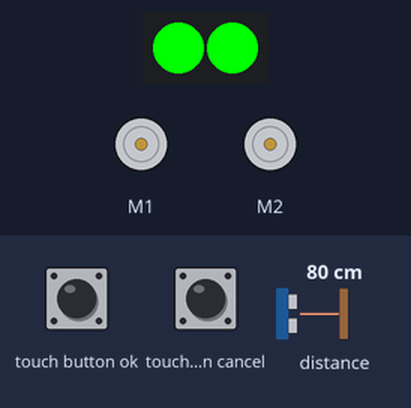
The program below on a simulated MicroPython board. Shown: 2 × DC motor (green arrow = forward, orange = backward, longer = faster), 2 RGB LEDs in strip order, left to right. Inputs (shaded band) come from the test bench; at power-on: touch button ok LOW, distance to the obstacle 80 cm, touch button cancel LOW.

Above: at 5.0 s.
5.1 s: touch button ok pulled HIGH for 0.15 s
At 5.7 s:
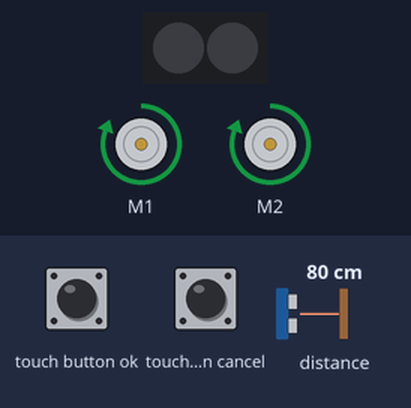
6.7 s: distance to the obstacle set to 2 cm
At 7.6 s:
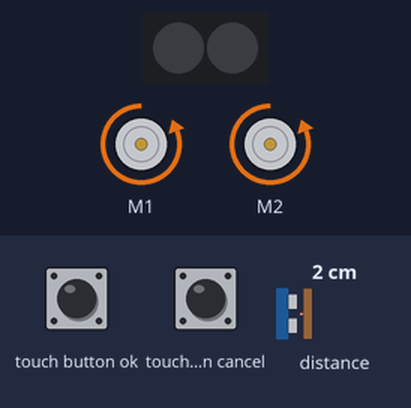
8.2 s: distance to the obstacle set to 4 cm
At 9.4 s:
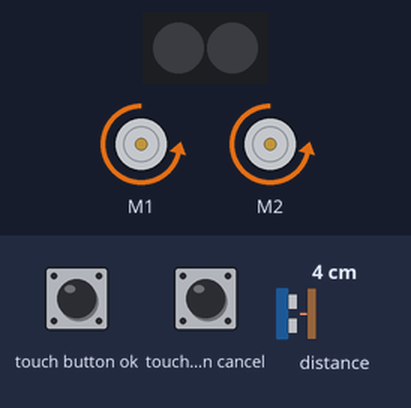
9.7 s: distance to the obstacle set to 9 cm
At 10.9 s:
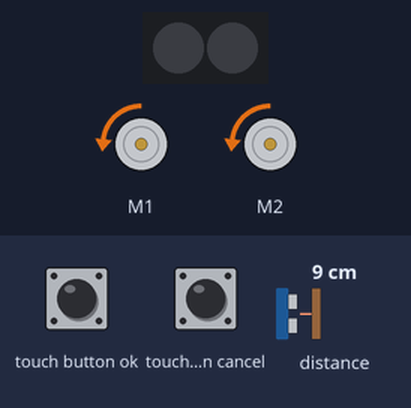
11.2 s: distance to the obstacle set to 18 cm
At 11.7 s:
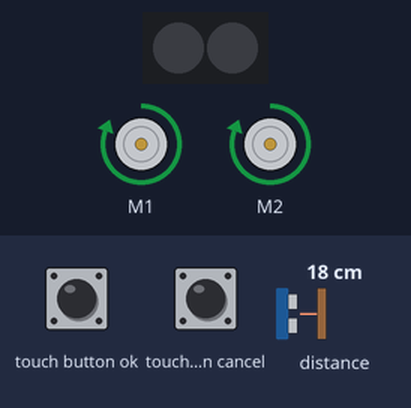
12.7 s: touch button cancel pulled HIGH for 0.15 s
At 13.5 s:
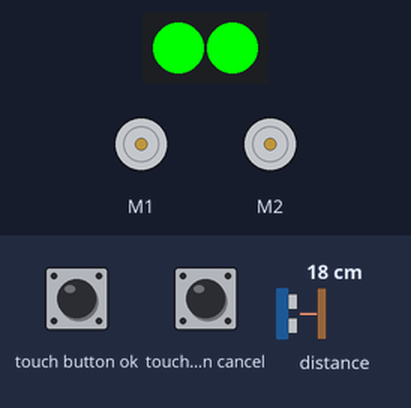
Timing chart, 0 to 15.3 s (numbered marks = the images above; inputs shaded):
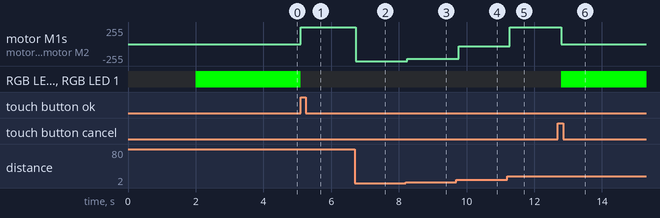

The program:

hand_follower.py
```python
from arduino_alvik import ArduinoAlvik
from time import sleep_ms


def run_hand_follower(alvik):
    reference = 10.0
    alvik.left_led.set_color(0, 0, 0)
    alvik.right_led.set_color(0, 0, 0)
    L, CL, C, CR, R = alvik.get_distance()
    error = C - reference
    alvik.set_wheels_speed(error * 10, error * 10)
    sleep_ms(100)


if __name__ == "__main__":

    alvik = ArduinoAlvik()
    alvik.begin()

    alvik.left_led.set_color(0, 1, 0)
    alvik.right_led.set_color(0, 1, 0)

    while alvik.get_touch_ok():
        sleep_ms(50)

    while not alvik.get_touch_ok():
        sleep_ms(50)

    while True:
        try:
            while not alvik.get_touch_cancel():
                run_hand_follower(alvik)

            while not alvik.get_touch_ok():
                alvik.left_led.set_color(0, 1, 0)
                alvik.right_led.set_color(0, 1, 0)
                alvik.brake()
                sleep_ms(100)
        except KeyboardInterrupt as e:
            print('over')
            alvik.stop()
            break
```

Measured:
- after the input at 5.1 s, motor M1, motor M2: stopped → forward 255/255 at once; RGB LED 0, RGB LED 1: RGB(0, 255, 0) → off at once
- after the input at 6.7 s, motor M1, motor M2: forward 255/255 → backward 255/255 at once
- after the input at 8.2 s, motor M1, motor M2: backward 255/255 → backward 219/255 at once
- after the input at 9.7 s, motor M1, motor M2: backward 219/255 → backward 36/255 after 0.06 s
- after the input at 11.2 s, motor M1, motor M2: backward 36/255 → forward 255/255 after 0.08 s
- after the input at 12.7 s, motor M1, motor M2: forward 255/255 → stopped after 0.10 s; RGB LED 0, RGB LED 1: off → RGB(0, 255, 0) after 0.10 s
